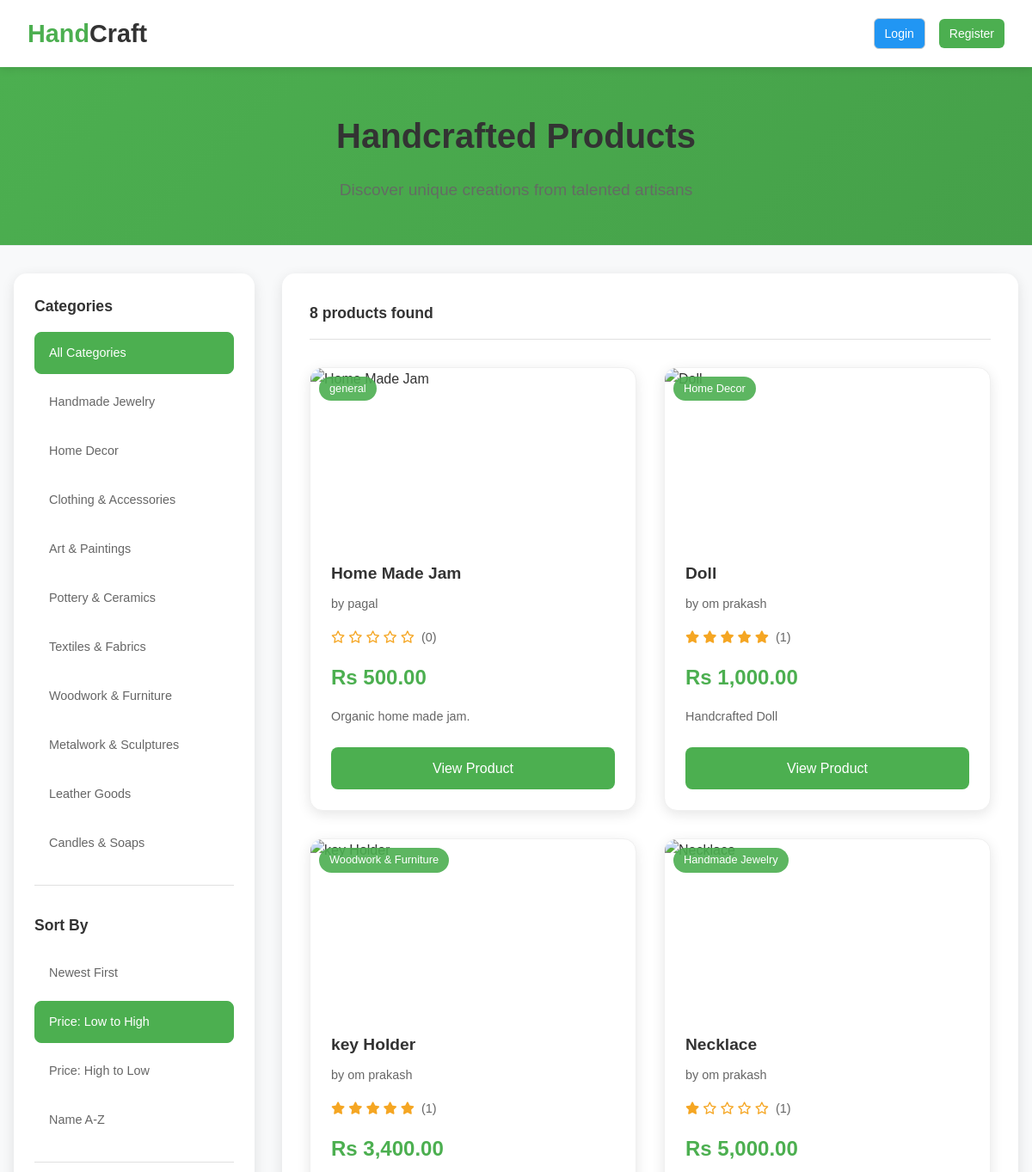
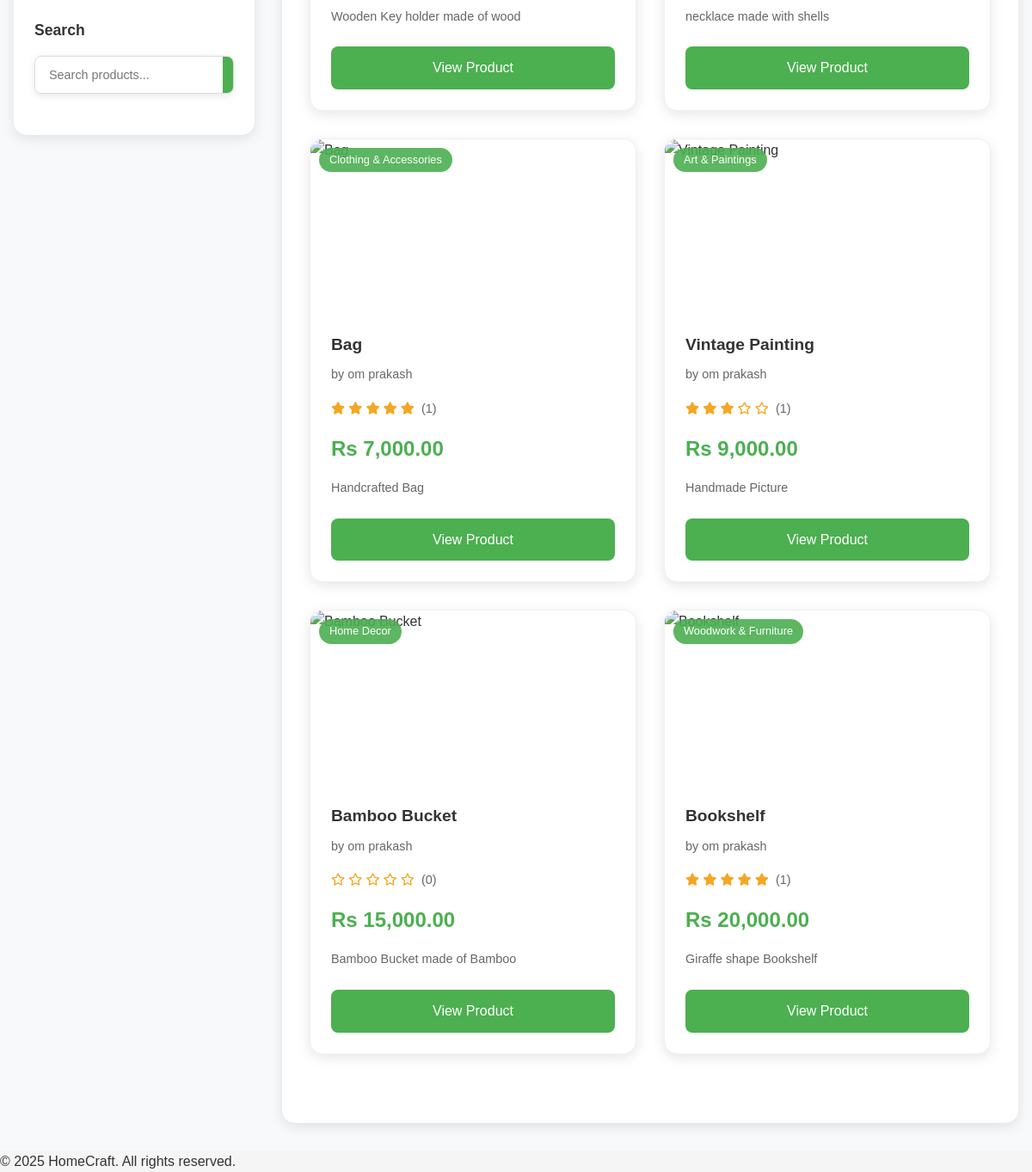
/catalog.php?sort=price-low&page=1, run on the app's committed database (2 pictures, top to bottom).
### tables this page shows
CREATE TABLE `products` (
  `id` int(11) NOT NULL,
  `seller_id` int(10) NOT NULL,
  `name` varchar(255) NOT NULL,
  `description` text DEFAULT NULL,
  `category` varchar(50) DEFAULT 'general',
  `price` decimal(10,2) NOT NULL,
  `stock` int(10) UNSIGNED NOT NULL DEFAULT 0,
  `is_active` tinyint(1) DEFAULT 1,
  `image` varchar(255) DEFAULT NULL,
  `created_at` timestamp NOT NULL DEFAULT current_timestamp()
);

CREATE TABLE `users` (
  `id` int(11) NOT NULL,
  `name` varchar(100) NOT NULL,
  `email` varchar(100) NOT NULL,
  `password` varchar(255) NOT NULL,
  `role` enum('buyer','seller','admin') DEFAULT 'buyer',
  `account_status` enum('active','frozen','suspended') DEFAULT 'active',
  `frozen_reason` text DEFAULT NULL,
  `frozen_at` timestamp NULL DEFAULT NULL,
  `subscription_expires` date DEFAULT NULL,
  `created_at` timestamp NOT NULL DEFAULT current_timestamp()
);

### config/config.php (called while the page is built, shortened)
<?php
function db(): PDO {
    $pdo = new PDO("mysql:host=localhost;dbname=homecraft;charset=utf8mb4", "root", "");
    $pdo->setAttribute(PDO::ATTR_ERRMODE, PDO::ERRMODE_EXCEPTION);
    $pdo->setAttribute(PDO::ATTR_DEFAULT_FETCH_MODE, PDO::FETCH_ASSOC);
    return $pdo;
}
function get_categories(): array {
    return [
        'jewelry' => 'Handmade Jewelry',
        'home-decor' => 'Home Decor',
        'clothing' => 'Clothing & Accessories',
        'art' => 'Art & Paintings',
        'pottery' => 'Pottery & Ceramics',
        'textiles' => 'Textiles & Fabrics',
        'woodwork' => 'Woodwork & Furniture',
        'metalwork' => 'Metalwork & Sculptures',
        'leather' => 'Leather Goods',
        'candles' => 'Candles & Soaps'
    ];
}
function format_price(float $price): string {
    return 'Rs ' . number_format($price, 2);
}
function truncate_text(string $text, int $length = 100): string {
    if (strlen($text) <= $length) {
        return $text;
    }
    return substr($text, 0, $length) . '...';
}

### app/Database.php (called while the page is built, shortened)
<?php
class Database {
    private static ?PDO $pdo = null;
    public static function pdo(): PDO {
        if (self::$pdo === null) {
            self::$pdo = db();
        }
        return self::$pdo;
    }
}

### app/Product.php (called while the page is built, shortened)
<?php
class Product {
    public static function allActive(int $limit = null, int $offset = 0): array {
        $sql = "SELECT p.*, u.name as seller_name FROM products p
                JOIN users u ON p.seller_id = u.id
                WHERE p.is_active = 1
                ORDER BY p.created_at DESC";
        if ($limit) {
            $sql .= " LIMIT $limit OFFSET $offset";
        }
        $stmt = Database::pdo()->query($sql);
        return $stmt->fetchAll();
    }
    public static function getTotalCount(): int {
        try {
            $stmt = Database::pdo()->query("SELECT COUNT(*) FROM products WHERE is_active = 1");
        } catch (Exception $e) {
            $stmt = Database::pdo()->query("SELECT COUNT(*) FROM products");
        }
        return (int) $stmt->fetchColumn();
    }
    public static function getRatingSummary(int $productId): array {
        try {
            $stmt = Database::pdo()->prepare("SELECT COUNT(*) as count, COALESCE(AVG(rating),0) as avg FROM product_reviews WHERE product_id = ?");
            $stmt->execute([$productId]);
            $row = $stmt->fetch() ?: ['count' => 0, 'avg' => 0];
            return ['count' => (int)$row['count'], 'avg' => round((float)$row['avg'], 2)];
        } catch (Exception $e) {
            return ['count' => 0, 'avg' => 0.0];
        }
    }
}

### public/catalog.php (the view, shortened to what this page needs)
<?php
require_once __DIR__ . '/../config/config.php';
require_once __DIR__ . '/../app/Database.php';
require_once __DIR__ . '/../app/Product.php';
$category = $_GET['category'] ?? '';
$search = $_GET['search'] ?? '';
$sort = $_GET['sort'] ?? 'newest';
$page = max(1, (int)($_GET['page'] ?? 1));
$perPage = ITEMS_PER_PAGE;
$offset = ($page - 1) * $perPage;
try {
    if ($category && $category !== 'all') {
        $products = Product::byCategory($category);
        $totalProducts = count($products);
        $products = array_slice($products, $offset, $perPage);
    } elseif ($search) {
        $products = Product::search($search);
        $totalProducts = count($products);
        $products = array_slice($products, $offset, $perPage);
    } else {
        $products = Product::allActive($perPage, $offset);
        $totalProducts = Product::getTotalCount();
    }
} catch (Exception $e) {
    error_log("Error fetching products: " . $e->getMessage());
    $products = [];
    $totalProducts = 0;
}
if ($sort === 'price-low') {
    usort($products, fn($a, $b) => $a['price'] <=> $b['price']);
} elseif ($sort === 'price-high') {
    usort($products, fn($a, $b) => $b['price'] <=> $a['price']);
} elseif ($sort === 'name') {
    usort($products, fn($a, $b) => strcasecmp($a['name'], $b['name']));
}
$allCategories = get_categories();
?>
<!DOCTYPE html>
<html lang="en">
<head>
    <link rel="stylesheet" href="handcraf.css">
    <link rel="stylesheet" href="startstyle.css">
    <link rel="stylesheet" href="https://cdnjs.cloudflare.com/ajax/libs/font-awesome/6.4.0/css/all.min.css">
</head>
<body>
    <?php include __DIR__ . '/../includes/header.php'; ?>
    <div class="catalog-container">
        <div class="catalog-header">
            <div class="container">
                <h1>Handcrafted Products</h1>
                <p>Discover unique creations from talented artisans</p>
            </div>
    </div>
        <div class="container">
            <div class="catalog-layout">
                <aside class="catalog-sidebar">
                    <div class="filter-section">
                        <h3>Categories</h3>
                        <div class="filter-options">
                            <a href="?<?= http_build_query(array_merge($_GET, ['category' => '', 'page' => 1])) ?>"
                               class="filter-option <?= !$category ? 'active' : '' ?>">
                                All Categories
                            </a>
                            <?php foreach ($allCategories as $key => $name): ?>
                                <a href="?<?= http_build_query(array_merge($_GET, ['category' => $key, 'page' => 1])) ?>"
                                   class="filter-option <?= $category === $key ? 'active' : '' ?>">
                                    <?= $name ?>
  </a>
<?php endforeach; ?>
</div>
                    </div>
                    <div class="filter-section">
                        <h3>Sort By</h3>
                        <div class="filter-options">
                            <a href="?<?= http_build_query(array_merge($_GET, ['sort' => 'newest', 'page' => 1])) ?>"
                               class="filter-option <?= $sort === 'newest' ? 'active' : '' ?>">
                                Newest First
                            </a>
                            <a href="?<?= http_build_query(array_merge($_GET, ['sort' => 'price-low', 'page' => 1])) ?>"
                               class="filter-option <?= $sort === 'price-low' ? 'active' : '' ?>">
                                Price: Low to High
                            </a>
                            <a href="?<?= http_build_query(array_merge($_GET, ['sort' => 'price-high', 'page' => 1])) ?>"
                               class="filter-option <?= $sort === 'price-high' ? 'active' : '' ?>">
                                Price: High to Low
                            </a>
                            <a href="?<?= http_build_query(array_merge($_GET, ['sort' => 'name', 'page' => 1])) ?>"
                               class="filter-option <?= $sort === 'name' ? 'active' : '' ?>">
                                Name A-Z
                            </a>
                        </div>
                    </div>
                    <div class="filter-section">
                        <h3>Search</h3>
                        <form method="GET" class="sidebar-search">
                            <div class="search-input-group">
                                <input type="text" name="search" placeholder="Search products..."
                                       value="<?= htmlspecialchars($search) ?>" class="search-input">
                                <button type="submit" class="search-btn">
                                </button>
                            </div>
                        </form>
                    </div>
                </aside>
                <main class="catalog-main">
                                            <div class="catalog-toolbar">
                            <div class="results-info">
                                <span class="results-count">
                                    <?= $totalProducts ?> product<?= $totalProducts !== 1 ? 's' : '' ?> found
                                </span>
                            </div>
                        </div>
                    <?php if (!empty($products)): ?>
                        <div class="products-grid catalog-grid">
                            <?php foreach ($products as $product): ?>
                                <div class="product-card">
                                    <div class="product-image">
                                        <?php if (isset($product['category']) && $product['category']): ?>
                                            <div class="category-badge"><?= $allCategories[$product['category']] ?? $product['category'] ?></div>
                                        <?php endif; ?>
                                    </div>
                                    <div class="product-info">
                                        <h3><?= htmlspecialchars($product['name']) ?></h3>
                                        <p class="seller-name">by <?= htmlspecialchars($product['seller_name']) ?></p>
                                        <?php $sum = Product::getRatingSummary((int)$product['id']); $filled = (int)round($sum['avg']); ?>
                                        <div class="seller-name" style="color:#f5a623;">
                                            <?php for ($i=1; $i<=5; $i++): ?>
                                                <?php if ($i <= $filled): ?><i class="fas fa-star"></i><?php else: ?><i class="far fa-star"></i><?php endif; ?>
                                            <?php endfor; ?>
                                            <span style="color:#666; margin-left:.25rem;">(<?= (int)$sum['count'] ?>)</span>
                                        </div>
                                        <div class="product-price"><?= format_price($product['price']) ?></div>
                                        <p class="product-description"><?= truncate_text($product['description']) ?></p>
                                        <div class="product-actions">
                                            <a href="product.php?id=<?= $product['id'] ?>" class="btn-view">View Product</a>
                                        </div>
                                    </div>
                                </div>
                            <?php endforeach; ?>
                        </div>
                    <?php endif; ?>
                </main>
            </div>
        </div>
    </div>
    <?php include __DIR__ . '/../includes/footer.php'; ?>
</body>
</html>

### public/handcraf.css (style rules this page uses)
* { margin: 0; padding: 0; box-sizing: border-box; }
body { font-family: 'Segoe UI', sans-serif; background-color: #fffdf7; color: #333; line-height: 1.6; }
.container { max-width: 1200px; margin: 0 auto; padding: 0 2rem; }
.search-input-group { display: flex; background: white; border-radius: 25px; box-shadow: 0 4px 15px rgba(0,0,0,0.1); overflow: hidden; }
.search-input { flex: 1; padding: 1rem 1.5rem; border: none; outline: none; font-size: 1rem; }
.search-btn { background: #ff6b6b; color: white; border: none; padding: 1rem 1.5rem; cursor: pointer; transition: background 0.3s ease; }
.products-grid { display: grid; grid-template-columns: repeat(auto-fit, minmax(280px, 1fr)); gap: 2rem; margin-bottom: 3rem; }
.product-card { background: #fff; border-radius: 15px; overflow: hidden; box-shadow: 0 5px 15px rgba(0,0,0,0.08); transition: transform 0.3s ease; position: relative; }
.product-image { height: 200px; overflow: hidden; position: relative; }
.category-badge { position: absolute; top: 10px; left: 10px; background: rgba(0,0,0,0.7); color: white; padding: 0.3rem 0.8rem; border-radius: 15px; font-size: 0.7rem; font-weight: bold; }
.product-info { padding: 1.5rem; }
.product-info h3 { font-size: 1.2rem; margin-bottom: 0.5rem; color: #333; }
.seller-name { color: #666; margin-bottom: 0.5rem; font-size: 0.9rem; }
.product-price { color: #ff6b6b; font-weight: bold; font-size: 1.1rem; margin-bottom: 0.5rem; }
.product-description { font-size: 0.9rem; color: #555; margin-bottom: 1rem; line-height: 1.5; }
.product-actions { display: flex; gap: 0.5rem; align-items: center; }
.catalog-container { background: #f8f9fa; min-height: calc(100vh - 80px); }
.catalog-header { background: #fff; padding: 3rem 0; text-align: center; border-bottom: 1px solid #e9ecef; }
.catalog-header h1 { font-size: 2.5rem; margin-bottom: 0.5rem; color: #333; }
.catalog-header p { font-size: 1.1rem; color: #666; }
.catalog-layout { display: grid; grid-template-columns: 250px 1fr; gap: 2rem; padding: 2rem 0; }
.catalog-sidebar { background: #fff; border-radius: 15px; padding: 1.5rem; box-shadow: 0 2px 10px rgba(0,0,0,0.05); height: fit-content; position: sticky; top: 100px; }
.filter-section { margin-bottom: 2rem; padding-bottom: 1.5rem; border-bottom: 1px solid #e9ecef; }
.filter-section:last-child { border-bottom: none; margin-bottom: 0; }
.filter-section h3 { font-size: 1.1rem; margin-bottom: 1rem; color: #333; }
.filter-options { display: flex; flex-direction: column; gap: 0.5rem; }
.filter-option { display: block; padding: 0.5rem 0.8rem; text-decoration: none; color: #666; border-radius: 8px; transition: all 0.3s ease; font-size: 0.9rem; }
.filter-option.active { background: #ff6b6b; color: white; }
.sidebar-search .search-input-group { border-radius: 8px; box-shadow: 0 2px 8px rgba(0,0,0,0.1); }
.sidebar-search .search-input { padding: 0.8rem 1rem; font-size: 0.9rem; }
.sidebar-search .search-btn { padding: 0.8rem 1rem; }
.catalog-main { background: #fff; border-radius: 15px; padding: 2rem; box-shadow: 0 2px 10px rgba(0,0,0,0.05); }
.results-info { display: flex; align-items: center; gap: 1rem; }
.results-count { font-size: 1.1rem; font-weight: 600; color: #333; }
.catalog-grid { grid-template-columns: repeat(auto-fill, minmax(300px, 1fr)); }

### data on the page
products: category "general", name "Home Made Jam", seller.name "pagal", count "0", price "Rs 500.00", description "Organic home made jam."
products: category "Home Decor", name "Doll", seller.name "om prakash", count "1", price "Rs 1,000.00", description "Handcrafted Doll"
products: category "Woodwork & Furniture", name "key Holder", seller.name "om prakash", count "1", price "Rs 3,400.00", description "Wooden Key holder made of wood"
products: category "Handmade Jewelry", name "Necklace", seller.name "om prakash", count "1", price "Rs 5,000.00", description "necklace made with shells"
products: category "Clothing & Accessories", name "Bag", seller.name "om prakash", count "1", price "Rs 7,000.00", description "Handcrafted Bag"
products: category "Art & Paintings", name "Vintage Painting", seller.name "om prakash", count "1", price "Rs 9,000.00", description "Handmade Picture"
products: category "Home Decor", name "Bamboo Bucket", seller.name "om prakash", count "0", price "Rs 15,000.00", description "Bamboo Bucket made of Bamboo"
products: category "Woodwork & Furniture", name "Bookshelf", seller.name "om prakash", count "1", price "Rs 20,000.00", description "Giraffe shape Bookshelf"

### other printed values
$name "Handmade Jewelry"
$name "Home Decor"
$name "Clothing & Accessories"
$name "Art & Paintings"
$name "Pottery & Ceramics"
$name "Textiles & Fabrics"
$name "Woodwork & Furniture"
$name "Metalwork & Sculptures"
$name "Leather Goods"
$name "Candles & Soaps"
$totalProducts "8"
